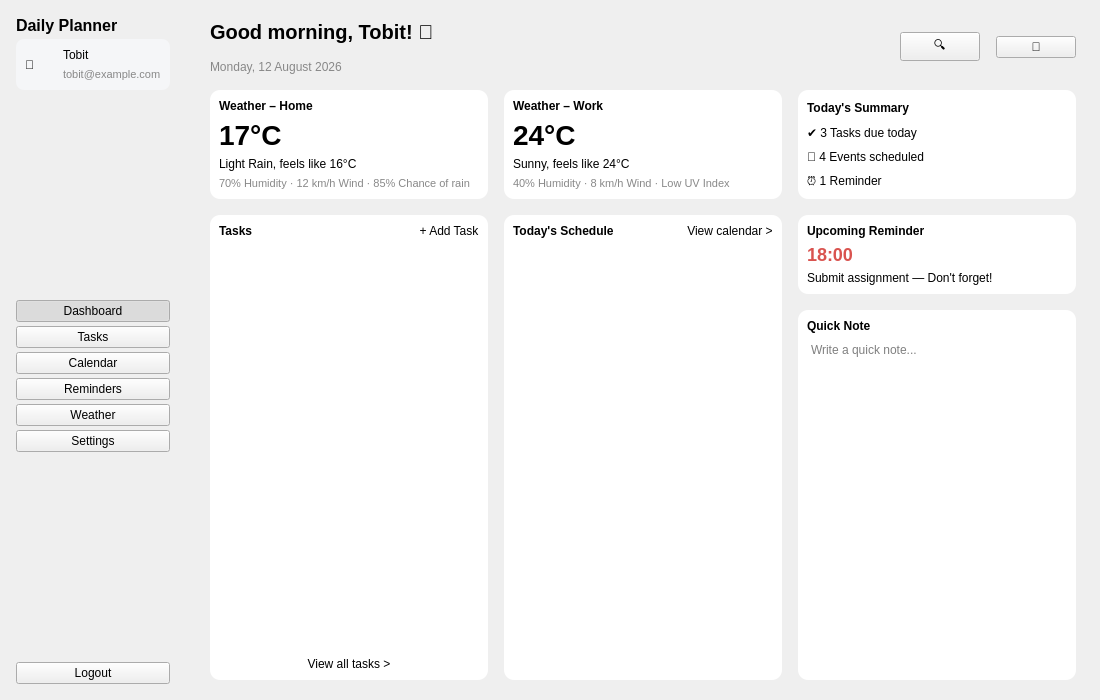
<?xml version="1.0" encoding="UTF-8"?>
<ui version="4.0">
 <class>MainWindow</class>
 <widget class="QMainWindow" name="MainWindow">
  <property name="windowTitle"><string>Daily Planner</string></property>
  <property name="minimumSize"><size><width>1100</width><height>700</height></size></property>
  <widget class="QWidget" name="centralwidget">
   <layout class="QHBoxLayout" name="rootLayout">
    <property name="spacing"><number>0</number></property>
    <property name="leftMargin"><number>0</number></property>
    <property name="topMargin"><number>0</number></property>
    <property name="rightMargin"><number>0</number></property>
    <property name="bottomMargin"><number>0</number></property>

    <!-- ===== Sidebar ===== -->
    <item>
     <widget class="QFrame" name="sidebarFrame">
      <property name="minimumWidth"><number>220</number></property>
      <property name="maximumWidth"><number>220</number></property>
      <property name="objectName" stdset="0"><string>sidebarFrame</string></property>
      <layout class="QVBoxLayout" name="sidebarLayout">
       <property name="leftMargin"><number>16</number></property>
       <property name="topMargin"><number>16</number></property>
       <property name="rightMargin"><number>16</number></property>
       <property name="bottomMargin"><number>16</number></property>
       <property name="spacing"><number>4</number></property>

       <item>
        <widget class="QLabel" name="appTitleLabel">
         <property name="text"><string>Daily Planner</string></property>
         <property name="styleSheet"><string>font-size: 16px; font-weight: 700;</string></property>
        </widget>
       </item>

       <item>
        <widget class="QFrame" name="userCardFrame">
         <property name="styleSheet"><string>background: #f5f6f8; border-radius: 8px;</string></property>
         <layout class="QHBoxLayout" name="userCardLayout">
          <item>
           <widget class="QLabel" name="userAvatarLabel">
            <property name="text"><string>👤</string></property>
            <property name="minimumSize"><size><width>32</width><height>32</height></size></property>
           </widget>
          </item>
          <item>
           <layout class="QVBoxLayout" name="userTextLayout">
            <item><widget class="QLabel" name="userNameLabel"><property name="text"><string>Tobit</string></property></widget></item>
            <item><widget class="QLabel" name="userEmailLabel"><property name="text"><string>tobit@example.com</string></property><property name="styleSheet"><string>color: #888; font-size: 11px;</string></property></widget></item>
           </layout>
          </item>
         </layout>
        </widget>
       </item>

       <item><spacer name="sidebarSpacer1"><property name="orientation"><enum>Qt::Vertical</enum></property><property name="sizeHint"><size><width>0</width><height>16</height></size></property></spacer></item>

       <item><widget class="QPushButton" name="navDashboardButton"><property name="text"><string>Dashboard</string></property><property name="checkable"><bool>true</bool></property><property name="checked"><bool>true</bool></property></widget></item>
       <item><widget class="QPushButton" name="navTasksButton"><property name="text"><string>Tasks</string></property><property name="checkable"><bool>true</bool></property></widget></item>
       <item><widget class="QPushButton" name="navCalendarButton"><property name="text"><string>Calendar</string></property><property name="checkable"><bool>true</bool></property></widget></item>
       <item><widget class="QPushButton" name="navRemindersButton"><property name="text"><string>Reminders</string></property><property name="checkable"><bool>true</bool></property></widget></item>
       <item><widget class="QPushButton" name="navWeatherButton"><property name="text"><string>Weather</string></property><property name="checkable"><bool>true</bool></property></widget></item>
       <item><widget class="QPushButton" name="navSettingsButton"><property name="text"><string>Settings</string></property><property name="checkable"><bool>true</bool></property></widget></item>

       <item><spacer name="sidebarSpacer2"><property name="orientation"><enum>Qt::Vertical</enum></property><property name="sizeType"><enum>QSizePolicy::Expanding</enum></property><property name="sizeHint"><size><width>0</width><height>40</height></size></property></spacer></item>

       <item><widget class="QPushButton" name="logoutButton"><property name="text"><string>Logout</string></property></widget></item>
      </layout>
     </widget>
    </item>

    <!-- ===== Main content ===== -->
    <item>
     <widget class="QWidget" name="contentWidget">
      <layout class="QVBoxLayout" name="contentLayout">
       <property name="leftMargin"><number>24</number></property>
       <property name="topMargin"><number>20</number></property>
       <property name="rightMargin"><number>24</number></property>
       <property name="bottomMargin"><number>20</number></property>
       <property name="spacing"><number>16</number></property>

       <!-- Top bar -->
       <item>
        <layout class="QHBoxLayout" name="topBarLayout">
         <item>
          <layout class="QVBoxLayout" name="greetingLayout">
           <item><widget class="QLabel" name="greetingLabel"><property name="text"><string>Good morning, Tobit! 👋</string></property><property name="styleSheet"><string>font-size: 20px; font-weight: 700;</string></property></widget></item>
           <item><widget class="QLabel" name="dateLabel"><property name="text"><string>Monday, 12 August 2026</string></property><property name="styleSheet"><string>color: #888;</string></property></widget></item>
          </layout>
         </item>
         <item><spacer name="topBarSpacer"><property name="orientation"><enum>Qt::Horizontal</enum></property><property name="sizeHint"><size><width>40</width><height>0</height></size></property></spacer></item>
         <item><widget class="QPushButton" name="searchButton"><property name="text"><string>🔍</string></property><property name="maximumWidth"><number>36</number></property></widget></item>
         <item><widget class="QPushButton" name="notificationsButton"><property name="text"><string>🔔</string></property><property name="maximumWidth"><number>36</number></property></widget></item>
        </layout>
       </item>

       <!-- Row 1: weather x2 + summary -->
       <item>
        <layout class="QHBoxLayout" name="row1Layout">
         <item>
          <widget class="QFrame" name="weatherHomeCard">
           <property name="styleSheet"><string>background: white; border-radius: 10px;</string></property>
           <layout class="QVBoxLayout" name="weatherHomeLayout">
            <item><widget class="QLabel" name="weatherHomeTitleLabel"><property name="text"><string>Weather – Home</string></property><property name="styleSheet"><string>font-weight: 600;</string></property></widget></item>
            <item><widget class="QLabel" name="weatherHomeTempLabel"><property name="text"><string>17°C</string></property><property name="styleSheet"><string>font-size: 28px; font-weight: 700;</string></property></widget></item>
            <item><widget class="QLabel" name="weatherHomeDescLabel"><property name="text"><string>Light Rain, feels like 16°C</string></property></widget></item>
            <item><widget class="QLabel" name="weatherHomeDetailLabel"><property name="text"><string>70% Humidity · 12 km/h Wind · 85% Chance of rain</string></property><property name="styleSheet"><string>color: #888; font-size: 11px;</string></property></widget></item>
           </layout>
          </widget>
         </item>
         <item>
          <widget class="QFrame" name="weatherWorkCard">
           <property name="styleSheet"><string>background: white; border-radius: 10px;</string></property>
           <layout class="QVBoxLayout" name="weatherWorkLayout">
            <item><widget class="QLabel" name="weatherWorkTitleLabel"><property name="text"><string>Weather – Work</string></property><property name="styleSheet"><string>font-weight: 600;</string></property></widget></item>
            <item><widget class="QLabel" name="weatherWorkTempLabel"><property name="text"><string>24°C</string></property><property name="styleSheet"><string>font-size: 28px; font-weight: 700;</string></property></widget></item>
            <item><widget class="QLabel" name="weatherWorkDescLabel"><property name="text"><string>Sunny, feels like 24°C</string></property></widget></item>
            <item><widget class="QLabel" name="weatherWorkDetailLabel"><property name="text"><string>40% Humidity · 8 km/h Wind · Low UV Index</string></property><property name="styleSheet"><string>color: #888; font-size: 11px;</string></property></widget></item>
           </layout>
          </widget>
         </item>
         <item>
          <widget class="QFrame" name="summaryCard">
           <property name="styleSheet"><string>background: white; border-radius: 10px;</string></property>
           <layout class="QVBoxLayout" name="summaryLayout">
            <item><widget class="QLabel" name="summaryTitleLabel"><property name="text"><string>Today's Summary</string></property><property name="styleSheet"><string>font-weight: 600;</string></property></widget></item>
            <item><widget class="QLabel" name="summaryTasksLabel"><property name="text"><string>✔ 3 Tasks due today</string></property></widget></item>
            <item><widget class="QLabel" name="summaryEventsLabel"><property name="text"><string>📅 4 Events scheduled</string></property></widget></item>
            <item><widget class="QLabel" name="summaryReminderLabel"><property name="text"><string>⏰ 1 Reminder</string></property></widget></item>
           </layout>
          </widget>
         </item>
        </layout>
       </item>

       <!-- Row 2: tasks + schedule + reminder -->
       <item>
        <layout class="QHBoxLayout" name="row2Layout">
         <item>
          <widget class="QFrame" name="tasksCard">
           <property name="styleSheet"><string>background: white; border-radius: 10px;</string></property>
           <layout class="QVBoxLayout" name="tasksCardLayout">
            <item>
             <layout class="QHBoxLayout" name="tasksCardHeaderLayout">
              <item><widget class="QLabel" name="tasksCardTitleLabel"><property name="text"><string>Tasks</string></property><property name="styleSheet"><string>font-weight: 600;</string></property></widget></item>
              <item><spacer name="tasksHeaderSpacer"><property name="orientation"><enum>Qt::Horizontal</enum></property><property name="sizeHint"><size><width>20</width><height>0</height></size></property></spacer></item>
              <item><widget class="QPushButton" name="addTaskButton"><property name="text"><string>+ Add Task</string></property></widget></item>
             </layout>
            </item>
            <item><widget class="QListWidget" name="tasksListWidget"/></item>
            <item><widget class="QPushButton" name="viewAllTasksButton"><property name="text"><string>View all tasks &gt;</string></property><property name="flat"><bool>true</bool></property></widget></item>
           </layout>
          </widget>
         </item>
         <item>
          <widget class="QFrame" name="scheduleCard">
           <property name="styleSheet"><string>background: white; border-radius: 10px;</string></property>
           <layout class="QVBoxLayout" name="scheduleCardLayout">
            <item>
             <layout class="QHBoxLayout" name="scheduleCardHeaderLayout">
              <item><widget class="QLabel" name="scheduleCardTitleLabel"><property name="text"><string>Today's Schedule</string></property><property name="styleSheet"><string>font-weight: 600;</string></property></widget></item>
              <item><spacer name="scheduleHeaderSpacer"><property name="orientation"><enum>Qt::Horizontal</enum></property><property name="sizeHint"><size><width>20</width><height>0</height></size></property></spacer></item>
              <item><widget class="QPushButton" name="viewCalendarButton"><property name="text"><string>View calendar &gt;</string></property><property name="flat"><bool>true</bool></property></widget></item>
             </layout>
            </item>
            <item><widget class="QListWidget" name="scheduleListWidget"/></item>
           </layout>
          </widget>
         </item>
         <item>
          <layout class="QVBoxLayout" name="rightColumnLayout">
           <item>
            <widget class="QFrame" name="reminderCard">
             <property name="styleSheet"><string>background: white; border-radius: 10px;</string></property>
             <layout class="QVBoxLayout" name="reminderCardLayout">
              <item><widget class="QLabel" name="reminderCardTitleLabel"><property name="text"><string>Upcoming Reminder</string></property><property name="styleSheet"><string>font-weight: 600;</string></property></widget></item>
              <item><widget class="QLabel" name="reminderTimeLabel"><property name="text"><string>18:00</string></property><property name="styleSheet"><string>color: #d9534f; font-size: 18px; font-weight: 700;</string></property></widget></item>
              <item><widget class="QLabel" name="reminderTextLabel"><property name="text"><string>Submit assignment — Don't forget!</string></property></widget></item>
             </layout>
            </widget>
           </item>
           <item>
            <widget class="QFrame" name="quickNoteCard">
             <property name="styleSheet"><string>background: white; border-radius: 10px;</string></property>
             <layout class="QVBoxLayout" name="quickNoteCardLayout">
              <item><widget class="QLabel" name="quickNoteTitleLabel"><property name="text"><string>Quick Note</string></property><property name="styleSheet"><string>font-weight: 600;</string></property></widget></item>
              <item><widget class="QTextEdit" name="quickNoteTextEdit"><property name="placeholderText"><string>Write a quick note...</string></property></widget></item>
             </layout>
            </widget>
           </item>
          </layout>
         </item>
        </layout>
       </item>

      </layout>
     </widget>
    </item>

   </layout>
  </widget>
 </widget>
 <resources/>
 <connections/>
</ui>
